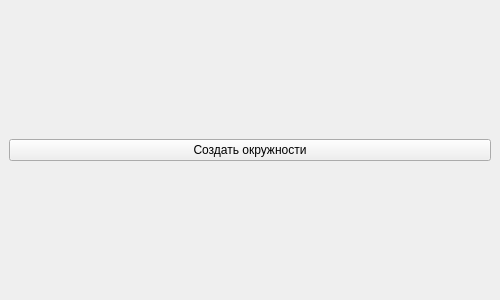
<?xml version="1.0" encoding="utf-8"?>
<ui version="4.0">
    <class>MainWindow</class>
    <widget class="QMainWindow" name="MainWindow">
        <property name="minimumSize">
            <size>
                <width>500</width>
                <height>300</height>
            </size>
        </property>
        <property name="maximumSize">
            <size>
                <width>500</width>
                <height>300</height>
            </size>
        </property>
        <widget class="QWidget" name="centralWidget">
            <layout class="QVBoxLayout" name="verticalLayout">
                <item>
                    <widget class="QPushButton" name="generateButton">
                        <property name="text">
                            <string>Создать окружности</string>
                        </property>
                    </widget>
                </item>
            </layout>
        </widget>
        <property name="windowTitle">
            <string>Рисователь кружков</string>
        </property>
    </widget>
    <resources/>
    <connections/>
</ui>
